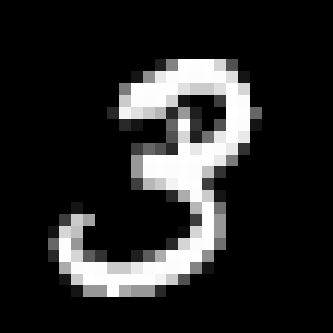
#> input picture trtis_client/input.jpg, 333 x 333 px
$ python test2_service_client.py
#> lines starting #> are read from the running program, lines starting #| are printed output that depends on the picture
#!/usr/bin/env python3
# -*- coding: utf-8 -*-
"""
Created on Sun Nov 28 22:52:22 2021

@author: cloudy
"""

#!/usr/bin/env python3
# -*- coding: utf-8 -*-
"""
Created on Sun Nov 28 22:01:00 2021

@author: cloudy
"""


from PIL import Image
import numpy as np
import tritonclient.grpc as grpcclient
from tritonclient.utils import triton_to_np_dtype
import time
import requests

jpg_list = ['input.jpg', 'input1.jpg', 'input2.jpg']

start_time = time.time()

for jpg_name in jpg_list:
    ## 前處理
    img = Image.open(jpg_name).convert('L')
    img = img.resize((28, 28))
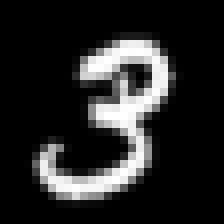
#> img: PIL image 28x28 L (shown 8 times larger); min 0, max 255, mean 38.8
    imgArr = np.asarray(img)/255
    imgArr = np.expand_dims(imgArr[:, :, np.newaxis], 0)

    ## Client-Server 溝通
    data = {'modelType': "1", 'arr': imgArr.tolist()}

#> (the run stopped early here; a loop or call above may not have finished)
